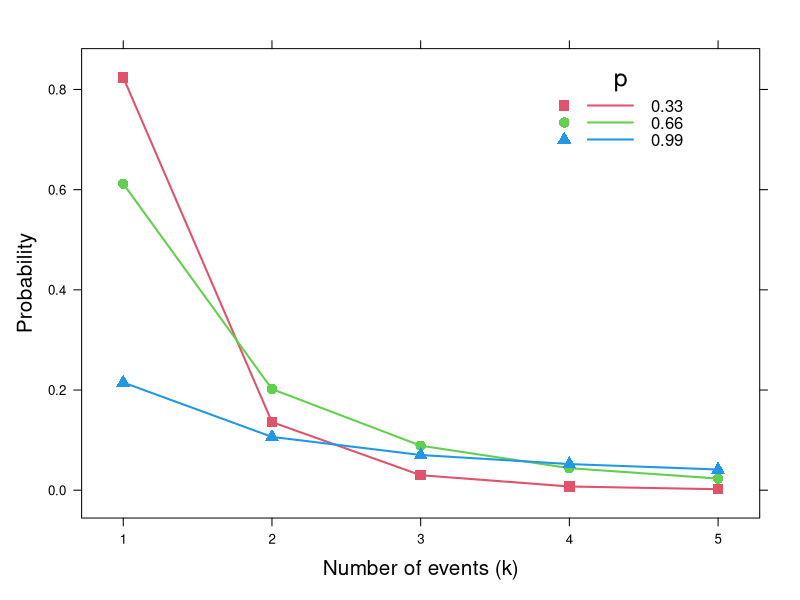
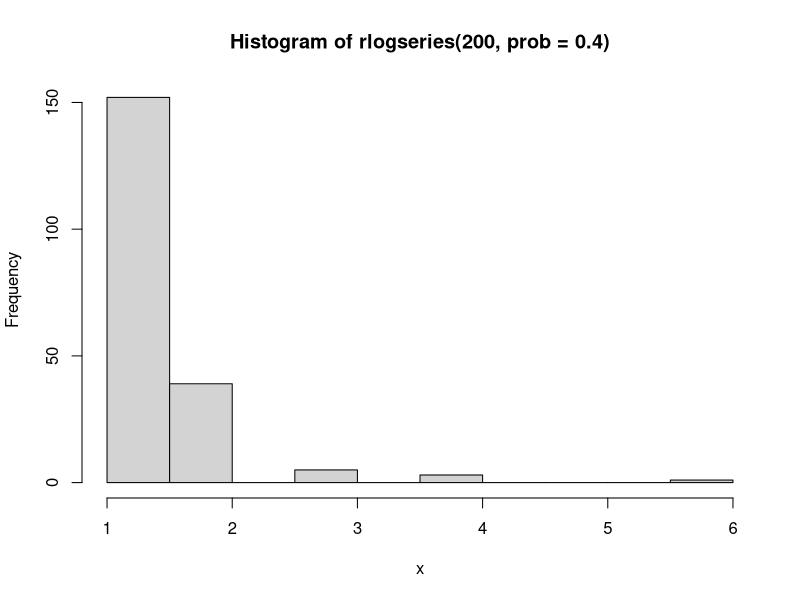
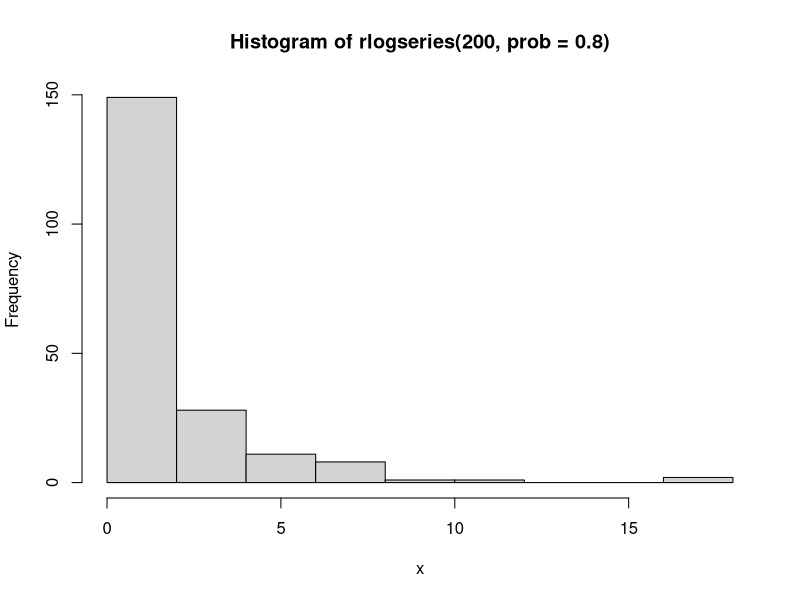

Write R code to recreate these figures, in order.
library(vcdExtra)


### Name: logseries
### Title: The Logarithmic Series Distribution
### Aliases: Logseries dlogseries plogseries qlogseries rlogseries
### Keywords: distribution

### ** Examples

XL <-expand.grid(x=1:5, p=c(0.33, 0.66, 0.99))
lgs.df <- data.frame(XL, prob=dlogseries(XL[,"x"], XL[,"p"]))
lgs.df$p = factor(lgs.df$p)
str(lgs.df)

require(lattice)
mycol <- palette()[2:4]
xyplot( prob ~ x, data=lgs.df, groups=p,
	xlab=list('Number of events (k)', cex=1.25),
	ylab=list('Probability',  cex=1.25),
	type='b', pch=15:17, lwd=2, cex=1.25, col=mycol,
	key = list(
					title = 'p',
					points = list(pch=15:17, col=mycol, cex=1.25),
					lines = list(lwd=2, col=mycol),
					text = list(levels(lgs.df$p)),
					x=0.9, y=0.98, corner=c(x=1, y=1)
					)
	)


# random numbers
hist(rlogseries(200, prob=.4), xlab='x')
hist(rlogseries(200, prob=.8), xlab='x')
